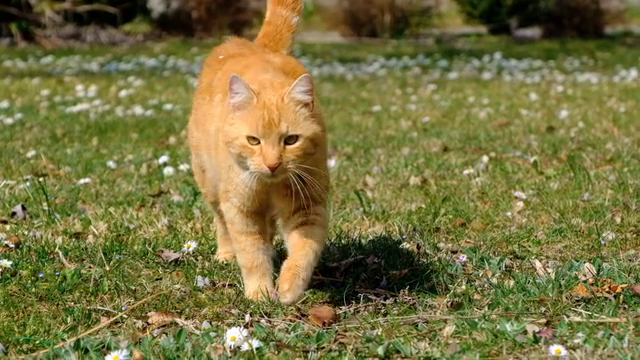
#> input picture frame 38 of vtest.mp4, 640 x 360 px, given in place of monitoring_720p.avi, which was not available
$ jupyter execute chap162.ipynb   (text cells are left out)
#> lines starting #> are read from the running program, lines starting #| are printed output that depends on the picture; pictures that were not available may be replaced by others from this repository, and a replacement may not be noted
[cell 1]
import numpy as np
import cv2

[cell 2]
cap = cv2.VideoCapture('monitoring_720p.avi')

[cell 3]
# params for ShiTomasi corner detection
feature_params = dict( maxCorners = 100, qualityLevel = 0.3, minDistance = 7, blockSize = 7)

[cell 4]
# Parameters for lucas kanade optical flow
lk_params = dict( winSize = (15,15), maxLevel = 2,
    criteria = (cv2.TERM_CRITERIA_EPS | cv2.TERM_CRITERIA_COUNT, 10, 0.03))

[cell 5]
# Create some random colors
color = np.random.randint(0,255,(100,3))

[cell 6]
# Take first frame and find corners in it
ret, old_frame = cap.read()
#> old_frame is the input picture: shape (360, 640, 3); mean B, G, R 64.4, 114.4, 120.5
old_gray = cv2.cvtColor(old_frame, cv2.COLOR_BGR2GRAY)
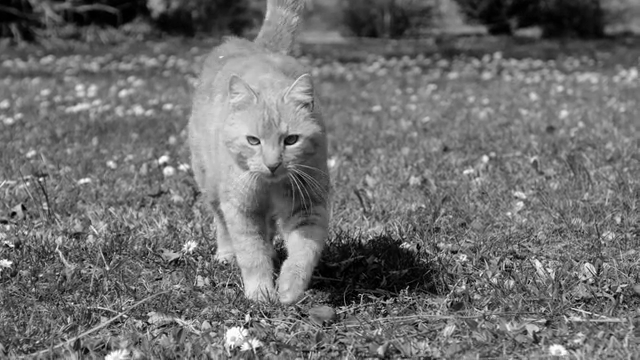
#> old_gray: shape (360, 640); min 0, max 255, mean 110.4
p0 = cv2.goodFeaturesToTrack(old_gray, mask = None, **feature_params)
#> p0 = 100 rows, first 8: [243, 326], [256, 349], [257, 142], [9, 263], [535, 333], [228, 286], [606, 289], [12, 245]

[cell 7]
# Create a mask image for drawing purposes
mask = np.zeros_like(old_frame)

[cell 8]
while(1):
    ret,frame = cap.read()
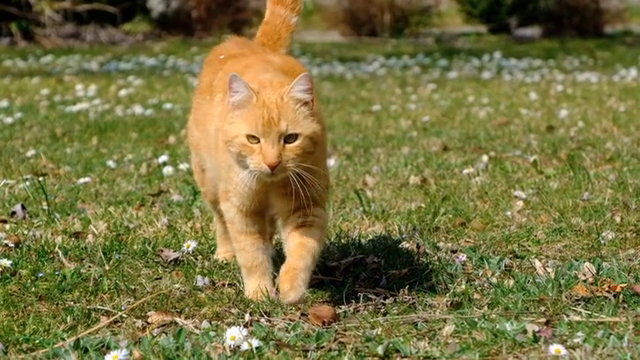
#> input picture frame 39 of vtest.mp4, 640 x 360 px, given in place of monitoring_720p.avi, which was not available
#> frame is the input picture: shape (360, 640, 3); mean B, G, R 64.9, 114.8, 121.1
    frame_gray = cv2.cvtColor(frame, cv2.COLOR_BGR2GRAY)
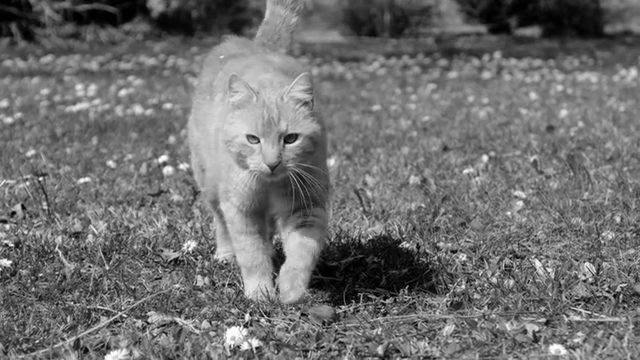
#> frame_gray: shape (360, 640); min 0, max 255, mean 111

    # calculate optical flow
    p1, st, err = cv2.calcOpticalFlowPyrLK(old_gray, frame_gray, p0, None, **lk_params)
#> p1 = 100 rows, first 8: [242.7, 325.4], [255.7, 348.4], [256.7, 140.7], [8.68, 262.4], [534.7, 332.4], [227.6, 285.5], [605.6, 288.4], [11.67, 244.5]; st = 100 values from 1 to 1; err = 100 values, max 15.62 at index 80, min 2.4 at index 96, mean 8.75

    # Select good points
    good_new = p1[st==1]
#> good_new = 100 pairs, first value 0.772 to 623.6, second value 136.6 to 352.3
    good_old = p0[st==1]
#> good_old = 100 pairs, first value 1 to 624, second value 138 to 353

    # draw the tracks
    for i,(new,old) in enumerate(zip(good_new,good_old)):
        a,b = new.ravel()
        c,d = old.ravel()
        mask = cv2.line(mask, (int(a),int(b)), (int(c),int(d)), color[i].tolist(), 2)
        frame = cv2.circle(frame, (int(a),int(b)), 5, color[i].tolist(), -1)
#> this loop made 100 passes
#> (a, b, c, d) on passes 1 to 12: (242.7, 325.4, 243, 326), (255.7, 348.4, 256, 349), (256.7, 140.7, 257, 142), (8.68, 262.4, 9, 263), (534.7, 332.4, 535, 333), (227.6, 285.5, 228, 286), (605.6, 288.4, 606, 289), (11.67, 244.5, 12, 245), (243.7, 316.4, 244, 317), (39.7, 179.5, 40, 180), (284.7, 143.6, 285, 145), (585.7, 277.4, 586, 278)
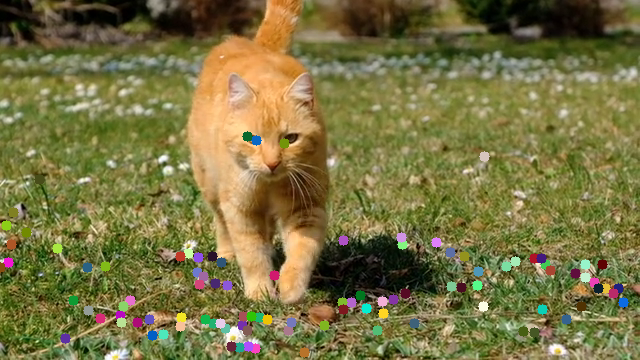
#> frame: shape (360, 640, 3); mean B, G, R 66.2, 115, 121.1
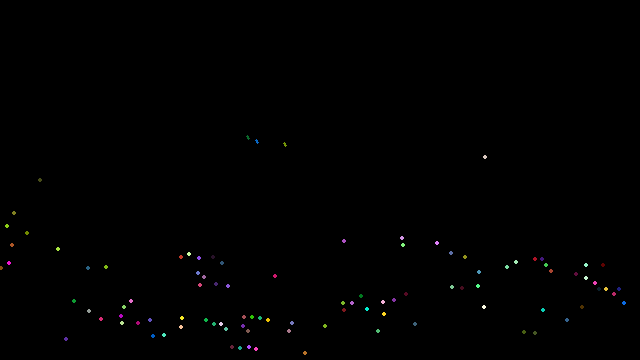
#> mask: shape (360, 640, 3); mean of channels 0, 1, 2 0.6, 0.6, 0.7; drawn as B, G, R

    img = cv2.add(frame,mask)
    cv2.imshow('frame',img)
    k = cv2.waitKey(30) & 0xff
#> (key Esc is pressed here)
    if k == 27:
        break
    # Now update the previous frame and previous points
    old_gray = frame_gray.copy()
    p0 = good_new.reshape(-1,1,2)
cv2.destroyAllWindows()
cap.release()

[cell 9]
import cv2
import numpy as np

[cell 10]
cap = cv2.VideoCapture('monitoring_720p.avi')

[cell 11]
ret, frame1 = cap.read()
prvs = cv2.cvtColor(frame1,cv2.COLOR_BGR2GRAY)
hsv = np.zeros_like(frame1)
hsv[...,1] = 255

[cell 12]
while(1):
    ret, frame2 = cap.read()
    next = cv2.cvtColor(frame2,cv2.COLOR_BGR2GRAY)
    flow = cv2.calcOpticalFlowFarneback(prvs,next, None, 0.5, 3, 15, 3, 5, 1.2, 0)
    mag, ang = cv2.cartToPolar(flow[...,0], flow[...,1])
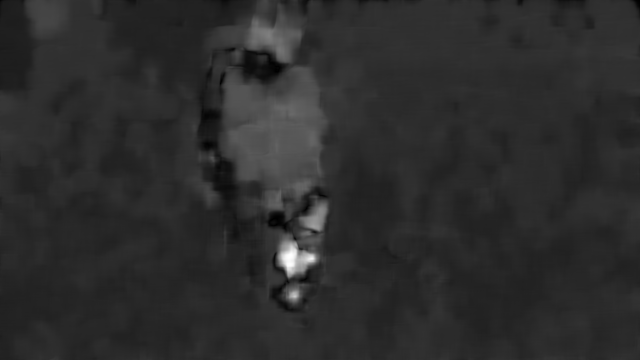
#> mag: shape (360, 640) float32; min 0.00707, max 4.11, mean 0.734; drawn with min black and max white
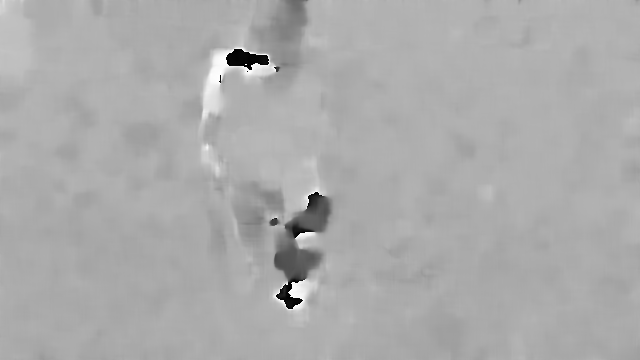
#> ang: shape (360, 640) float32; min 2.64e-05, max 6.28, mean 4.23; drawn with min black and max white
    hsv[...,0] = ang*180/np.pi/2
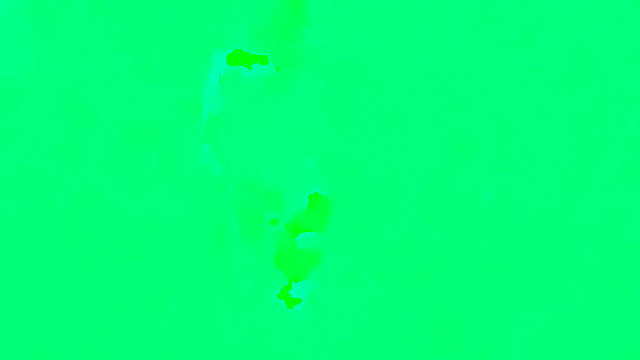
#> hsv: shape (360, 640, 3); mean of channels 0, 1, 2 120.7, 255, 0; drawn as B, G, R
    hsv[...,2] = cv2.normalize(mag,None,0,255,cv2.NORM_MINMAX)
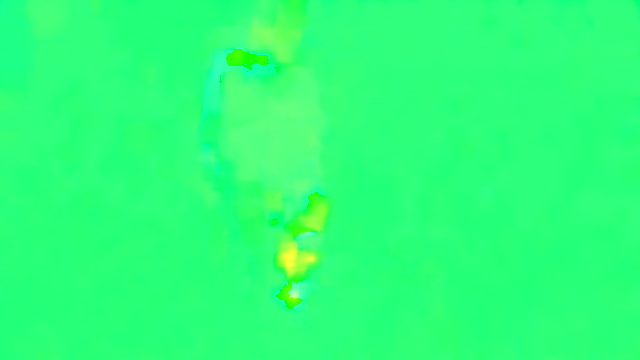
#> hsv: shape (360, 640, 3); mean of channels 0, 1, 2 120.7, 255, 44.7; drawn as B, G, R
    rgb = cv2.cvtColor(hsv,cv2.COLOR_HSV2BGR)
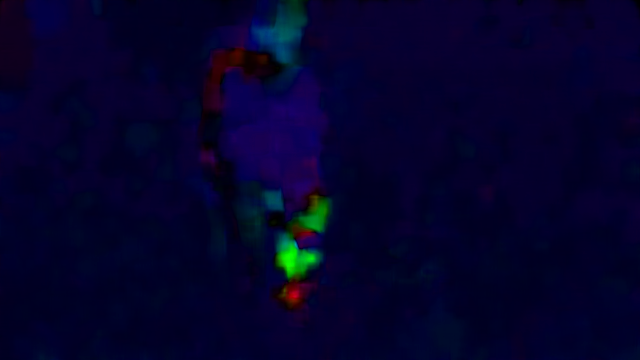
#> rgb: shape (360, 640, 3); mean B, G, R 43.3, 2.7, 4.1
    #rgb = cv2.resize(rgb, (640, 360))
    #frame2 = cv2.resize(frame2, (640, 360))
    cv2.imshow('frame1',rgb)
    cv2.imshow('frame2',frame2)
    k = cv2.waitKey(30) & 0xff
#> (key Esc is pressed here)
    if k == 27:
        break
    elif k == ord('s'):
        cv2.imwrite('opticalfb.png',frame2)
        cv2.imwrite('opticalhsv.png',rgb)
    prvs = next
cap.release()
cv2.destroyAllWindows()

$ run again, starting later in the video
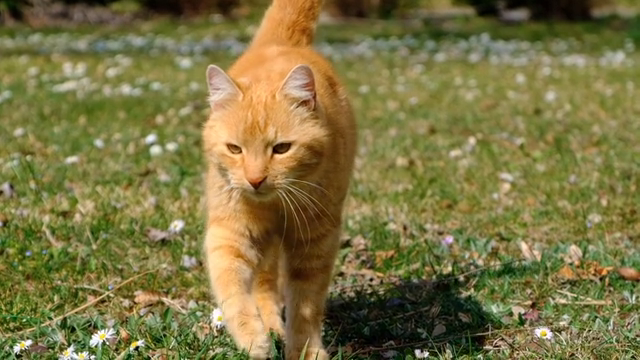
#> input picture frame 171 of vtest.mp4, 640 x 360 px, given in place of monitoring_720p.avi, which was not available
#> old_frame is the input picture: shape (360, 640, 3); mean B, G, R 66.8, 116.1, 124.8
#> p0 = 65 rows, first 8: [426, 354], [136, 348], [93, 358], [417, 351], [17, 354], [105, 340], [521, 315], [92, 345]
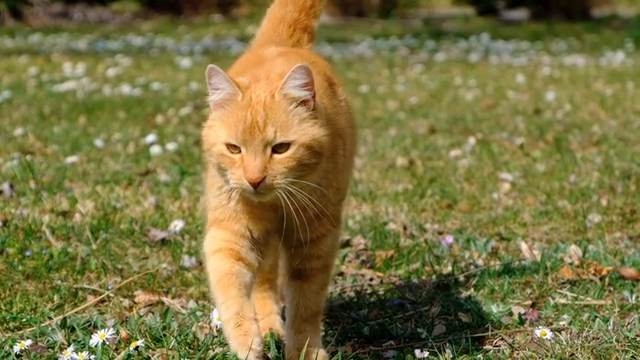
#> input picture frame 172 of vtest.mp4, 640 x 360 px, given in place of monitoring_720p.avi, which was not available
#> frame is the input picture: shape (360, 640, 3); mean B, G, R 66.4, 116, 124.5
#> p1 = 65 rows, first 8: [425.9, 353.7], [135.9, 347.7], [92.85, 357.7], [416.9, 350.8], [16.86, 353.7], [104.9, 339.7], [520.9, 314.8], [91.87, 344.7]; st = 65 values from 1 to 1; err = 65 values, max 30.98 at index 47, min 2.04 at index 58, mean 5.68
#> good_new = 65 pairs, first value 7.86 to 633.9, second value 151 to 357.9
#> good_old = 65 pairs, first value 8 to 634, second value 151 to 358
#> the loop `for i,(new,old) in enumerate(zip(good_new,good_old)):` made 65 passes
#> (a, b, c, d) on passes 1 to 8: (425.9, 353.7, 426, 354), (135.9, 347.7, 136, 348), (92.85, 357.7, 93, 358), (416.9, 350.8, 417, 351), (16.86, 353.7, 17, 354), (104.9, 339.7, 105, 340), (520.9, 314.8, 521, 315), (91.87, 344.7, 92, 345)
#> `rgb = cv2.cvtColor(hsv,cv2.COLOR_HSV2BGR)`:
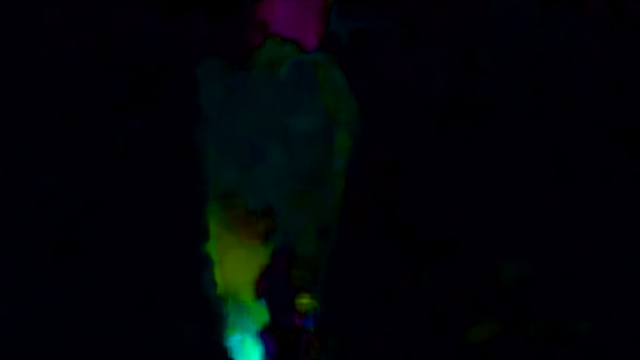
#> rgb: shape (360, 640, 3); mean B, G, R 7.7, 4.6, 1.8

$ run again, starting later in the video
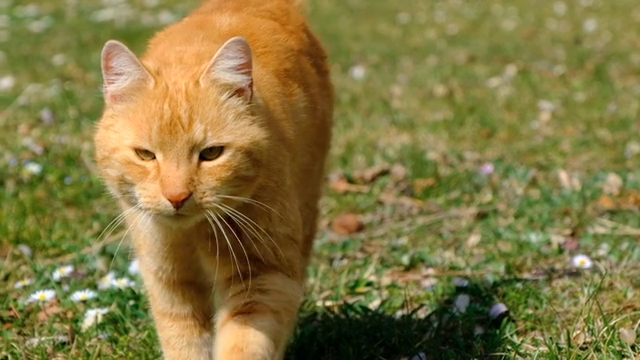
#> input picture frame 305 of vtest.mp4, 640 x 360 px, given in place of monitoring_720p.avi, which was not available
#> old_frame is the input picture: shape (360, 640, 3); mean B, G, R 66.6, 119.9, 131.8
#> p0 = 65 rows, first 8: [153, 159], [581, 346], [515, 354], [201, 158], [513, 334], [503, 357], [324, 302], [636, 354]
#> p1 = 65 rows, first 8: [152.5, 158.7], [581.3, 345.9], [515.3, 353.9], [200.8, 157.5], [513.3, 333.9], [503.3, 356.8], [324.5, 301.7], [636.4, 353.9]; st = 65 values from 1 to 1; err = 65 values, max 10.05 at index 7, min 0.942 at index 20, mean 3.33
#> good_new = 65 pairs, first value 5.27 to 636.4, second value 78.52 to 356.9
#> good_old = 65 pairs, first value 5 to 636, second value 79 to 357
#> the loop `for i,(new,old) in enumerate(zip(good_new,good_old)):` made 65 passes
#> (a, b, c, d) on passes 1 to 8: (152.5, 158.7, 153, 159), (581.3, 345.9, 581, 346), (515.3, 353.9, 515, 354), (200.8, 157.5, 201, 158), (513.3, 333.9, 513, 334), (503.3, 356.8, 503, 357), (324.5, 301.7, 324, 302), (636.4, 353.9, 636, 354)
#> `rgb = cv2.cvtColor(hsv,cv2.COLOR_HSV2BGR)`:
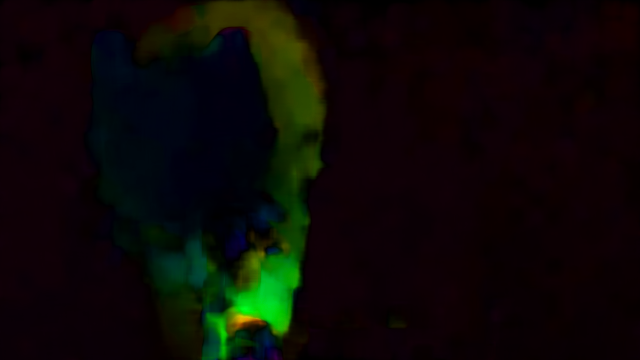
#> rgb: shape (360, 640, 3); mean B, G, R 5.8, 8.7, 11.7
